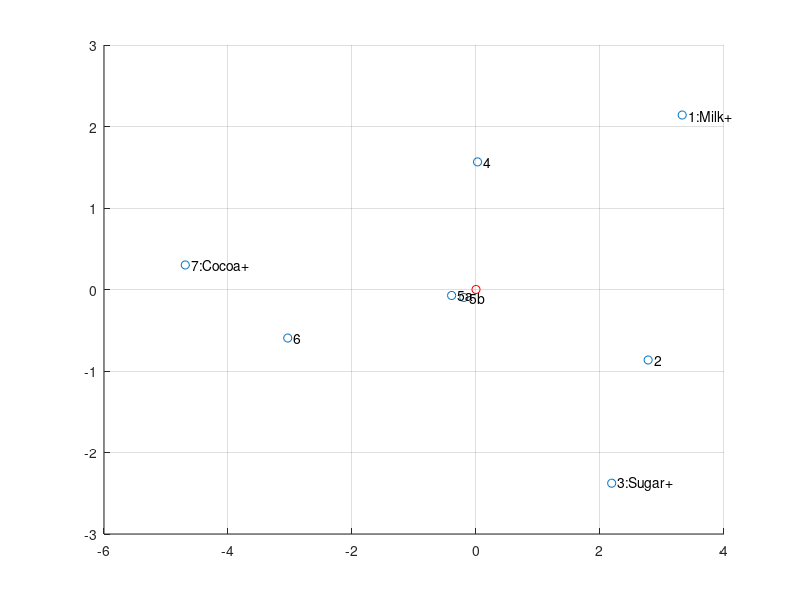
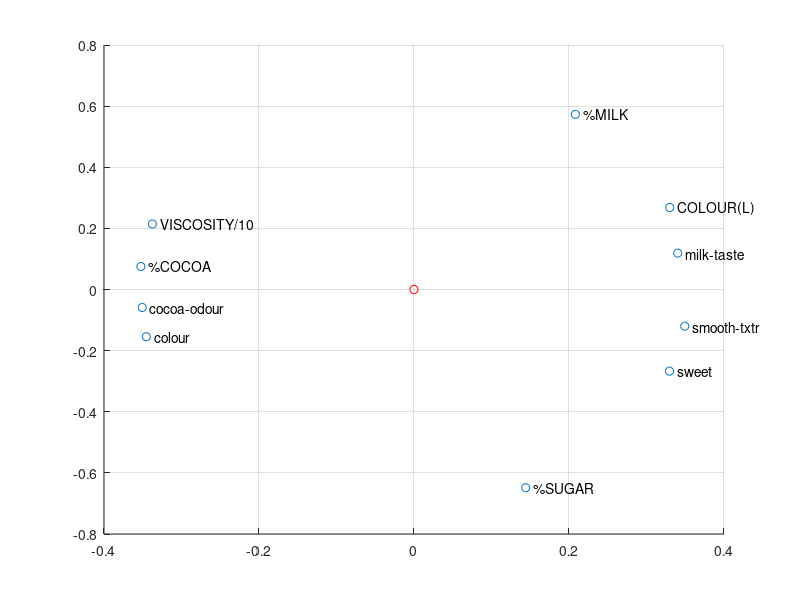

These charts were generated, in order, by the following MATLAB code:
clear all
close all

% Laster inn datamatrisen fra Arbeidskrav3.mat
load('Arbeidskrav3.mat')
X = X1; % Bruker datamålinger som slutter med 1
names = objNames1;
varnames = varNames1;

% Antall prinsipalkomponenter vi ønsker å finne i X-matrisen
a = 2; % Vi vil bare ha de to første prinsipalkomponentene

% Error/toleransenivå
error = 0.00001;

% Preprosesserer X-matrisen slik at hver kolonne har gjennomsnitt 0 
% og standardavvik 1
[n, m] = size(X);
meanX = mean(X);
stdX = std(X);
for j = 1:m
    X(:,j) = X(:,j) - meanX(j);
    if stdX(j) ~= 0
        X(:,j) = X(:,j) / stdX(j);
    end
end
Xstand = X;

% b) Forklaring på preprosessering:
% Preprosesseringen gjøres for at målenhetetene skal være like.
% I mange datassett kan variablene måles i ulike enheter. For eksempel
% kan noe måles i gram og noe annet i centimeter. Ved å skalere får vi like
% vekt til alle variabelen i analysen. Dette gjør at
% hver variabel bidrar likt til PCA-analysen, uavhengig av måleenhet eller 
% størrelsesorden.Uten denne normaliseringen kan variabler med store verdier 
% dominere resultatene, noe som kan være misledende


% Bruker NIPALS-metoden for å finne prinsipalkomponentene til X
T = zeros(n, a);
P = zeros(m, a);
for i = 1:a
    t_old = rand(n, 1);
    p = Xstand' * t_old;
    p = p / norm(p);
    t = Xstand * p;

    while (norm(t-t_old) > error)
        p = Xstand' * t;
        p = p / norm(p);
        t_old = t;
        t = Xstand * p;
    end

    T(:,i) = t;
    P(:,i) = p;
    Xstand = Xstand - t * p';
end

% Viser forklart variasjon
trX = trace(X' * X);
trT = trace(T' * T);
fprintf('Forklart variasjon med %d prinsipalkomponenter er: %4.2f%%\n', a, trT/trX*100);

% Plotter scores-matrisen
figure('Name', 'Scores P1P2');
scatter(T(:,1), T(:,2));
text(T(:,1)+.1, T(:,2), names);
hold on;
plot(0, 0, 'or');
grid on;

% Plotter loadings-matrisen
figure('Name', 'Loading P1P2');
scatter(P(:,1), P(:,2));
text(P(:,1)+.01, P(:,2), varnames);
hold on;
plot(0, 0, 'or');
grid on;

% d) 
% Basert på posisjonen til disse punktene kan vi observere at de er 
% relativt nær hverandre i dette todimensjonale rommet. 
% Dette indikerer at de to forsøkene med "innstilling 5" er ganske like i
% henhold til de to hovedkomponentene som er representert på x- og y-aksene.
% Konklusjonen, basert på figuren er at smakspanelet på "insttiling 5" er 
% relativ like ettersom punktene ikke er spredt langt fra hverandre.

% e)
% Forklart variasjon med 2 prinsipalkomponenter er: 98.36%

% f) "O1:Milk+" har en høy score for både PC1 og PC2, plassert i øvre høyre
% hjørne av plottet.
